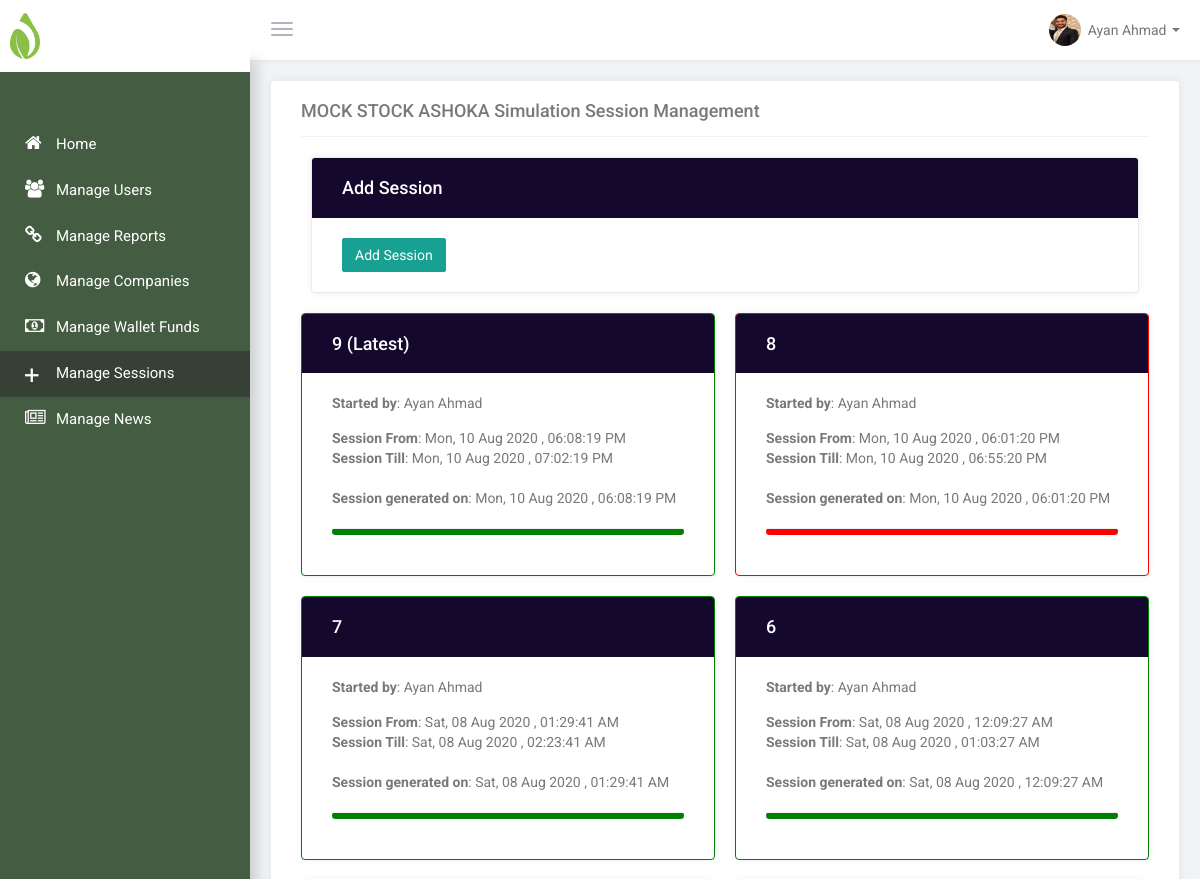
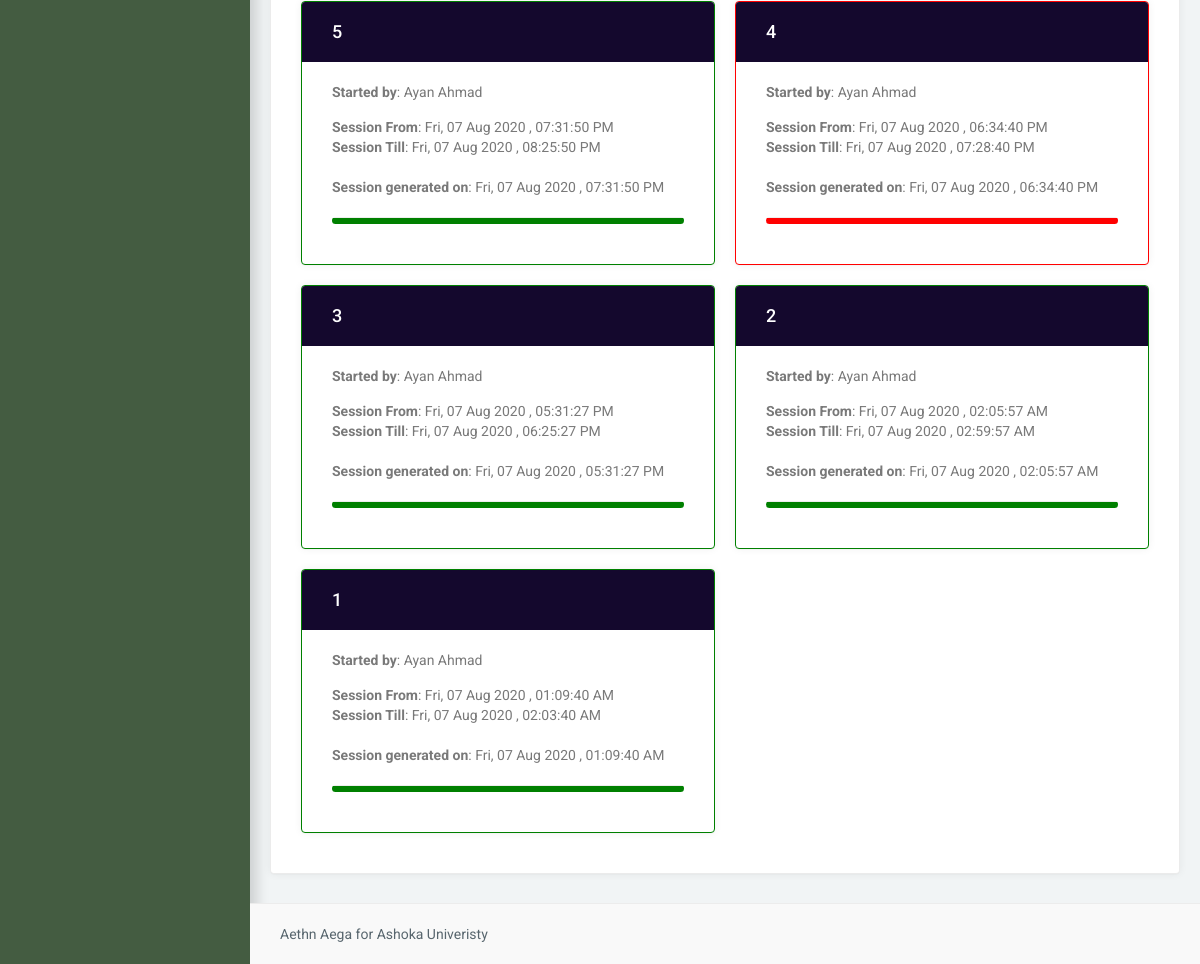
/code/admin_session.php (signed in), run on the app's committed database (2 pictures, top to bottom).
### tables this page shows
CREATE TABLE `sm_modules` (
  `mo_id` int(255) NOT NULL,
  `mo_name` varchar(698) NOT NULL,
  `mo_href` varchar(698) NOT NULL,
  `mo_icon` varchar(698) NOT NULL,
  `mo_ifadmin` int(10) NOT NULL DEFAULT 0,
  `mo_ifnoadmin` int(10) NOT NULL DEFAULT 1,
  `mo_min_ad_level` int(10) NOT NULL DEFAULT 0,
  `mo_valid` int(2) NOT NULL DEFAULT 1
);

CREATE TABLE `sm_logins` (
  `lum_id` int(255) NOT NULL,
  `lum_name` varchar(698) NOT NULL,
  `lum_img_src` varchar(698) NOT NULL,
  `lum_email` varchar(698) NOT NULL,
  `lum_username` varchar(698) NOT NULL,
  `lum_password` varchar(698) NOT NULL,
  `lum_hash` varchar(698) NOT NULL,
  `lum_ad` int(3) NOT NULL DEFAULT 0,
  `lum_ad_level` int(3) NOT NULL DEFAULT 0,
  `lum_valid` int(2) NOT NULL DEFAULT 1
);

CREATE TABLE `sm_sessions` (
  `sess_id` int(255) NOT NULL,
  `sess_gen_rel_lum_id` int(255) NOT NULL,
  `sess_gen_dnt` varchar(698) NOT NULL,
  `sess_from` varchar(698) NOT NULL,
  `sess_till` varchar(698) NOT NULL,
  `sess_valid` int(10) NOT NULL DEFAULT 1
);

### code/DatabaseConnection.php (called while the page is built, shortened)
<?php
function mysqlSelect($sql){
	$conn = $GLOBALS['conn'];
	$result = $conn->query($sql);
	$dump =array();
	if ($result->num_rows > 0) {
		while($row = $result->fetch_assoc()) {
			$dump[] = $row;
		}
		return $dump;
	} else {
		return "Error: " . $sql . "<br>" . $conn->error;
	}
}
?>

### code/SessionHandler.php (called while the page is built, shortened)
<?php
require_once("DatabaseConnection.php");
require_once("FunctionsController.php");
if(isset($_SESSION['STOCK_SESS_ID']) && is_numeric($_SESSION['STOCK_SESS_ID'])){
	$resp = mysqlSelect("SELECT * FROM `sm_logins` where lum_valid =1 and lum_id = ".$_SESSION['STOCK_SESS_ID']);
	$USER_ARRAY = $resp[0];
}else{
	header("Location: login.php");
	die();
}
$pageViewChecker = mysqlSelect("select * from sm_modules where mo_valid =1 and mo_href = '".basename($_SERVER['PHP_SELF'])."'");
?>

### code/admin_session.php (the view, shortened to what this page needs)
<?php
require_once("SessionHandler.php");
require_once("DatabaseConnection.php");
require_once("FunctionsController.php");
?>
<!DOCTYPE html>
<html lang="en">
<head>
        <link href="css/bootstrap.min.css" rel="stylesheet">
        <link href="css/bootstrap-reset.css" rel="stylesheet">
        <link href="css/animate.css" rel="stylesheet">
        <link href="assets/font-awesome/css/font-awesome.css" rel="stylesheet" />
        <link href="assets/ionicon/css/ionicons.min.css" rel="stylesheet" />
        <link rel="stylesheet" href="assets/morris/morris.css">
        <link href="assets/sweet-alert/sweet-alert.min.css" rel="stylesheet">
        <link href="css/style.css" rel="stylesheet">
        <link href="css/helper.css" rel="stylesheet">
  <link href="assets/sweet-alert/sweet-alert.min.css" rel="stylesheet">
    </head>
    <body>
        <aside class="left-panel">
<?php
getLogoForAdmin();
?>
            <?php
			getModules();
			?>
        </aside>
        <section class="content">
            <header class="top-head container-fluid">
                <button type="button" class="navbar-toggle pull-left">
                    <span class="icon-bar"></span>
                    <span class="icon-bar"></span>
                    <span class="icon-bar"></span>
                </button>
                <nav class=" navbar-default" role="navigation">
<ul class="nav navbar-nav navbar-right top-menu top-right-menu">
                        <li class="dropdown text-center">
                            <a data-toggle="dropdown" class="dropdown-toggle" href="#">
                                <img alt="<?php echo $USER_ARRAY['lum_img_src']; ?>" src="<?php echo $USER_ARRAY['lum_img_src']; ?>" class="img-circle profile-img thumb-sm">
                                <span class="username"><?php echo ucwords($USER_ARRAY['lum_name']) ?> </span> <span class="caret"></span>
                            </a>
                        </li>
                    </ul>
                </nav>
            </header>
            <div class="wraper container-fluid">
                <div class="row">
                    <div class="col-lg-12	">
                        <div class="panel panel-default">
                            <div class="portlet-heading">
                            <div class="panel-heading">
                                <h3 class="panel-title"><?php echo BRANDING_COMPANY_NAME ?> Simulation Session Management</h3>
                            </div>
                            <div class="panel-body">
                                <div class="row">
                                    <div class="col-md-12 col-sm-12 col-xs-12">
                                    <?php
	$sessChecker = mysqlSelect("SELECT * FROM `sm_sessions` a
	left join sm_logins b on b.lum_id = a.sess_gen_rel_lum_id
	where a.sess_from <= '".(time())."' and a.sess_till >= '".time()."' and a.sess_valid =1 and b.lum_valid = 1");
if(is_array($sessChecker)){
	$done = round((((time() - trim($sessChecker[0]['sess_from']))/(trim($sessChecker[0]['sess_till']) - trim($sessChecker[0]['sess_from'])))*100),1)
	  ?>
<div class="col-md-12">
<div class="row">
	<div class="col-12" style="margin-left:25px;margin-left:25px; margin-bottom:10px; background-color:rgba(255,255,255,1.00); padding:5px">
        <div class="progress">
          <div id="theprogressbar" class="progress-bar progress-bar-striped progress-bar-animated active" role="progressbar"
          aria-valuenow="<?php echo ($sessChecker[0]['sess_till'] - time()) ?>"
          aria-valuemin="0"
          aria-valuemax="<?php echo INTERVAL_I * UPDATE_NUMBER ?>"
          style="width: <?php echo (($sessChecker[0]['sess_till'] - time())/ (INTERVAL_I * UPDATE_NUMBER))*100 ?>%"></div>
        </div>
    </div>
</div>
        <div class="row">
            <strong>Time left (s)</strong>: <strong id="TimeLeftID"><?php echo ($sessChecker[0]['sess_till'] - time()) ?></strong> seconds<br>
            <strong>Update Number </strong>: <strong id="UpdateNumberID"><?php echo $sessionUpdateNumber ?></strong>
        </div>
    <br>
                <div class="row" id="SessionManager">
                    <form action="AdminController.php" method="post">
                        <input  type="hidden" name="hash_ffipa" value="<?php echo md5(sha1(md5('woi4jhfoiehrguijvnes'.$sessChecker[0]['sess_id']))) ?>"/>
                        <button type="submit" class="btn btn-danger btn-lg">Stop Session</button>
                    </form>
                </div>
    <hr>
</div>
    <?php
}else{
	?>
    <form action="AdminController.php" method="post" >
    <div class="col-md-12">
        <div class="panel panel-color panel-inverse">
            <div class="panel-heading">
                <h3 class="panel-title">Add Session</h3>
            </div>
            <div class="panel-body">
                <p><input class="btn btn-success "   name="sess_add" type="submit" value="Add Session"/></p>
            </div>
        </div>
    </div>
    </form>
 <?php
}
 ?>
 </div>
 </div>
                                        <div class="row">
<?php
	$sessChecker2 = mysqlSelect("SELECT * FROM `sm_sessions` a
	left join sm_logins b on b.lum_id = a.sess_gen_rel_lum_id
	where  b.lum_valid = 1
	order by sess_till desc
	");
	if (is_array($sessChecker2)) {
		$cc =1;
		foreach($sessChecker2 as $boxrw ) {
			if($cc == 1){
				$lates= ' (Latest)';
			}else{
				$lates = '';
			}
			echo '
	<div class="col-md-6">
		<div ';
				if($boxrw['sess_valid']==1){
					echo '
	style="border:1px solid green" ';
				}else{
					echo'
	style="border:1px solid red" ';
				}
				echo' class="panel panel-color panel-inverse">
			<div class="panel-heading">
				<h3 class="panel-title">'.$boxrw['sess_id'].' '.$lates.'<span style="float:right">
				</span></h3>
			</div>
			<div class="panel-body">
				<p><strong>Started by</strong>: '.$boxrw['lum_name'].'</p>
				<p><strong>Session From</strong>: '.date('D, d M Y , h:i:s A',$boxrw['sess_from']).'  <br>
	<strong>Session Till</strong>: '.date('D, d M Y , h:i:s A',$boxrw['sess_till']).'</p><br>
<p><strong>Session generated on</strong>: '.date('D, d M Y , h:i:s A',$boxrw['sess_gen_dnt']).'</p>
				<p>
				';
				if($boxrw['sess_valid']==1){
					echo '
	<hr style="border-bottom:6px solid green;border-radius:5px">';
				}else{
					echo'
	<hr style="border-bottom:6px solid red;border-radius:5px">';
				}
				echo'
				</p>
			</div>
		</div>
	</div>
		';
		if(($cc % 2) == 0){
			echo '</div><div class="row">';
		}
		$cc++;
		}
	} else {
		echo "No sessions Found";
	}
?>
                                    </div>
                                </div>
                            </div>
                        </div>
                    </div>
                </div>
            </div>
                        <footer class="footer">
  Aethn Aega for Ashoka Univeristy
            </footer>
        </section>
    </body>
</html>

### code/FunctionsController.php (shortened to what this page needs)
<?php
function getModules(){
		$_USER = $GLOBALS["USER_ARRAY"];
					if($_USER['lum_ad'] ==1){
						$sql = "SELECT * FROM `sm_modules` WHERE `mo_ifadmin`=1 and mo_valid =1 and mo_min_ad_level <= ".$_USER['lum_ad_level'];
					}else{
						$sql = "SELECT * FROM `sm_modules` WHERE `mo_ifnoadmin`=1  and mo_valid =1";
					}
		$results = mysqlSelect($sql);
			if (is_array($results)) {
					echo '
							<nav class="navigation">
								<ul class="list-unstyled">';
				foreach($results as $row ) {
						  if(trim(basename($_SERVER['PHP_SELF'])) == trim(basename($row['mo_href'])) ){
								echo '<li class="active"><a href="#"><i class="'.$row['mo_icon'].'"></i> <span class="nav-label">'.$row['mo_name'].'</span></a></li>';
								}else{
								echo '<li ><a href="'.$row['mo_href'].'"><i class="'.$row['mo_icon'].'"></i> <span class="nav-label">'.$row['mo_name'].'</span></a></li>';
							}
				}
					echo '</ul>
						</nav>';
			}else{
				echo "No Tabs open";
			}
}
function getLogoForAdmin(){
	echo
	'            <div class="logo">
				<a href="https://bodhicapital.in/" class="logo-expanded" target="_blank">
<img src="img/Asset 15.png" class="img-responsive" style="max-width:30px" />
                </a>
            </div>
';
}
?>

### code/css/style.css (style rules this page uses)
body { color: #797979; background-color: #f1f4f5; font-family: 'Roboto', sans-serif; padding: 0px !important; margin: 0px !important; font-size: 14px; }
html { overflow-x: hidden; position: relative; min-height: 100%; }
aside.left-panel { background-color: rgb(68, 92, 65); box-shadow: 7px 60px 12px rgba(0, 0, 0, 0.15); width: 250px; position: fixed; height: 100%; top: 0px; left: 0px; }
.logo { text-align: center; background-color: #ffffff; padding: 13px 10px; }
.logo-expanded { font-size: 20px; letter-spacing: .05em; color: #2f353f !important; font-weight: 700; text-transform: uppercase; }
.navigation { margin: 50px 0px 20px; }
.navigation > ul > li { position: relative; }
.navigation > ul > li > a { display: block; padding: 12px 25px; color: #fff; font-size: 15px; text-decoration: none; transition: all 0.4s; -moz-transition: all 0.4s; -webkit-transition: all 0.4s; -o-transition: all 0.4s; font-weight: 400; outline: none !important; }
.navigation > ul > li:hover > a, .navigation > ul > li.active:hover > a, .navigation > ul > li.active > a { color: #fff; background: rgb(55, 64, 53); }
.navigation ul li a i { margin-right: 6px; font-size: 18px; width: 25px; float: left; }
.navigation ul li a .nav-label { vertical-align: middle; }
header { background-color: #ffffff; box-shadow: 0 0px 8px 0 rgba(0,0,0,0.06),0 1px 0px 0 rgba(0,0,0,0.02); }
header .navbar-default .navbar-nav>li>a { background-color: transparent; line-height: 30px; }
.navbar-toggle { margin: 12px 20px 8px 0px; display: block; padding-left: 0px; }
.navbar-toggle .icon-bar { background-color: #b3b3be; }
.top-menu li { padding: 0px !important; }
.top-menu li >a { color: inherit; text-align: center; padding: 14px 15px; font-size: 16px; display: block; }
.username { font-size: 14px; vertical-align: middle; margin-left: 3px; }
.content { margin-left: 250px; }
.content > .container-fluid { padding-left: 20px; padding-right: 20px; }
.wraper { padding-top: 20px; min-height: 550px; padding-bottom: 70px; }
.footer { color: #58666e; position: absolute; left: 250px; right: 0px; bottom: 0px; padding: 20px 30px; background-color: #f9f9f9; border-top: 1px solid rgba(0, 0, 0, 0.05); }

### code/css/helper.css (style rules this page uses)
.thumb-sm { height: 32px; width: 32px; }

### data on the page
sm_modules: mo_name "Home"
sm_modules: mo_name "Manage Users"
sm_modules: mo_name "Manage Reports"
sm_modules: mo_name "Manage Companies"
sm_modules: mo_name "Manage Wallet Funds"
sm_modules: mo_name "Manage Sessions"
sm_modules: mo_name "Manage News"
sm_logins: lum_img_src (picture), lum_name "Ayan Ahmad"
sm_sessions: sess_id "9", lates "(Latest)", sm_logins.lum_name "Ayan Ahmad", sess_from "Mon, 10 Aug 2020 , 06:08:19 PM", sess_till "Mon, 10 Aug 2020 , 07:02:19 PM", sess_gen_dnt "Mon, 10 Aug 2020 , 06:08:19 PM"
sm_sessions: sess_id "8", sm_logins.lum_name "Ayan Ahmad", sess_from "Mon, 10 Aug 2020 , 06:01:20 PM", sess_till "Mon, 10 Aug 2020 , 06:55:20 PM", sess_gen_dnt "Mon, 10 Aug 2020 , 06:01:20 PM"
sm_sessions: sess_id "7", sm_logins.lum_name "Ayan Ahmad", sess_from "Sat, 08 Aug 2020 , 01:29:41 AM", sess_till "Sat, 08 Aug 2020 , 02:23:41 AM", sess_gen_dnt "Sat, 08 Aug 2020 , 01:29:41 AM"
sm_sessions: sess_id "6", sm_logins.lum_name "Ayan Ahmad", sess_from "Sat, 08 Aug 2020 , 12:09:27 AM", sess_till "Sat, 08 Aug 2020 , 01:03:27 AM", sess_gen_dnt "Sat, 08 Aug 2020 , 12:09:27 AM"
sm_sessions: sess_id "5", sm_logins.lum_name "Ayan Ahmad", sess_from "Fri, 07 Aug 2020 , 07:31:50 PM", sess_till "Fri, 07 Aug 2020 , 08:25:50 PM", sess_gen_dnt "Fri, 07 Aug 2020 , 07:31:50 PM"
sm_sessions: sess_id "4", sm_logins.lum_name "Ayan Ahmad", sess_from "Fri, 07 Aug 2020 , 06:34:40 PM", sess_till "Fri, 07 Aug 2020 , 07:28:40 PM", sess_gen_dnt "Fri, 07 Aug 2020 , 06:34:40 PM"
sm_sessions: sess_id "3", sm_logins.lum_name "Ayan Ahmad", sess_from "Fri, 07 Aug 2020 , 05:31:27 PM", sess_till "Fri, 07 Aug 2020 , 06:25:27 PM", sess_gen_dnt "Fri, 07 Aug 2020 , 05:31:27 PM"
sm_sessions: sess_id "2", sm_logins.lum_name "Ayan Ahmad", sess_from "Fri, 07 Aug 2020 , 02:05:57 AM", sess_till "Fri, 07 Aug 2020 , 02:59:57 AM", sess_gen_dnt "Fri, 07 Aug 2020 , 02:05:57 AM"
sm_sessions: sess_id "1", sm_logins.lum_name "Ayan Ahmad", sess_from "Fri, 07 Aug 2020 , 01:09:40 AM", sess_till "Fri, 07 Aug 2020 , 02:03:40 AM", sess_gen_dnt "Fri, 07 Aug 2020 , 01:09:40 AM"

### other printed values
BRANDING_COMPANY_NAME "MOCK STOCK ASHOKA"
